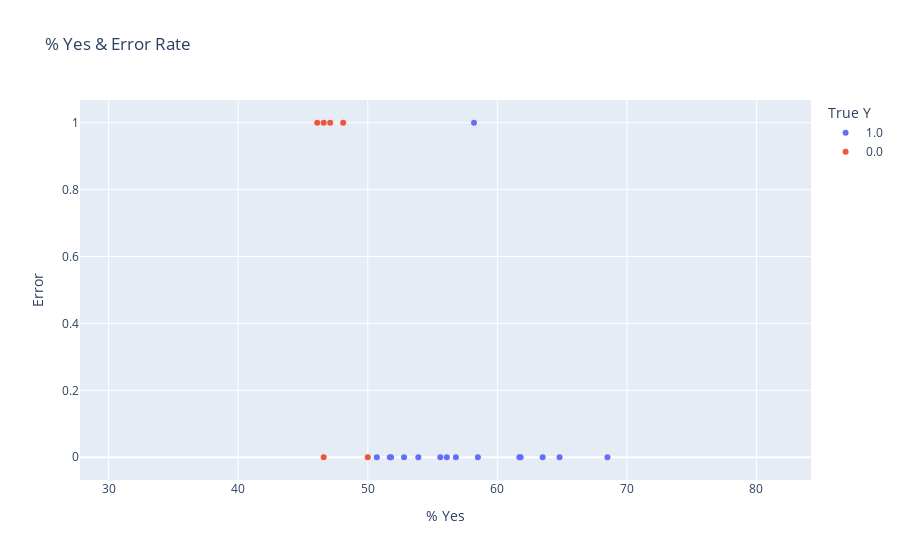

The notebook cell this image was saved under:
### Code cell
# Plot % Yes & Error
plts.plot_yes_perc_error(X_test_all, y_test, y_pred_lg)

### Figure 1 — Plotly figure (JSON) as saved in the notebook; plotly's stock layout.template omitted (floating-point values rounded to 4 significant figures; data arrays with more than 128 entries replaced by an {"elided": "..."} marker saying what was removed)
{"data": [{"customdata": {"elided": "191x1 str values"}, "hovertemplate": "True Y=1.0<br>% Yes=%{x}<br>Error=%{y}<br>Municipality=%{customdata[0]}<extra></extra>", "legendgroup": "1.0", "marker": {"color": "#636efa", "symbol": "circle"}, "mode": "markers", "name": "1.0", "orientation": "v", "showlegend": true, "type": "scatter", "x": {"elided": "191 float values"}, "xaxis": "x", "y": {"elided": "191 int values"}, "yaxis": "y"}, {"customdata": [["Safiental"], ["Ziefen"], ["Maur"], ["Begnins"], ["Bätterkinden"], ["Fürstenau"], ["Apples"], ["Schelten"], ["Ittigen"], ["Muri (AG)"], ["Veyrier"], ["Schwerzenbach"], ["Lutry"], ["Genève"], ["Unterbäch"], ["Richterswil"], ["Ennetbaden"], ["Pregny-Chambésy"], ["Onsernone"], ["Bedigliora"], ["Wettswil am Albis"], ["Hedingen"], ["La Chaux-de-Fonds"], ["Carouge (GE)"], ["Mauraz"], ["Rheinfelden"]], "hovertemplate": "True Y=0.0<br>% Yes=%{x}<br>Error=%{y}<br>Municipality=%{customdata[0]}<extra></extra>", "legendgroup": "0.0", "marker": {"color": "#EF553B", "symbol": "circle"}, "mode": "markers", "name": "0.0", "orientation": "v", "showlegend": true, "type": "scatter", "x": [47.4, 48.3, 50, 49.2, 47.7, 49.2, 49.2, 48.1, 47.1, 49.4, 49, 46.6, 50, 44.8, 46.5, 48.1, 30.9, 48, 49.1, 48.1, 46.6, 46.1, 49.7, 43.4, 40.6, 49.2], "xaxis": "x", "y": [null, null, 0, null, null, null, null, null, 1, null, null, 1, null, null, null, 1, null, null, null, null, 0, 1, null, null, null, null], "yaxis": "y"}], "layout": {"legend": {"title": {"text": "True Y"}, "tracegroupgap": 0}, "title": {"text": "% Yes & Error Rate"}, "xaxis": {"anchor": "y", "domain": [0, 1], "title": {"text": "% Yes"}}, "yaxis": {"anchor": "x", "domain": [0, 1], "title": {"text": "Error"}}}}
